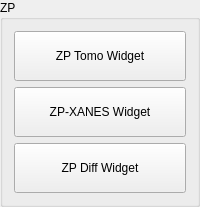
         <widget class="QGroupBox" name="groupBox">
          <property name="sizePolicy">
           <sizepolicy hsizetype="Preferred" vsizetype="Fixed">
            <horstretch>0</horstretch>
            <verstretch>0</verstretch>
           </sizepolicy>
          </property>
          <property name="title">
           <string>ZP</string>
          </property>
          <layout class="QGridLayout" name="gridLayout_4">
           <item row="3" column="0">
            <widget class="QPushButton" name="pushButton_14">
             <property name="sizePolicy">
              <sizepolicy hsizetype="Minimum" vsizetype="Preferred">
               <horstretch>0</horstretch>
               <verstretch>0</verstretch>
              </sizepolicy>
             </property>
             <property name="text">
              <string>
ZP Diff Widget
</string>
             </property>
            </widget>
           </item>
           <item row="2" column="0">
            <widget class="QPushButton" name="pushButton_6">
             <property name="sizePolicy">
              <sizepolicy hsizetype="Minimum" vsizetype="Preferred">
               <horstretch>0</horstretch>
               <verstretch>0</verstretch>
              </sizepolicy>
             </property>
             <property name="text">
              <string>
ZP-XANES Widget
</string>
             </property>
            </widget>
           </item>
           <item row="0" column="0">
            <widget class="QPushButton" name="pushButton_5">
             <property name="sizePolicy">
              <sizepolicy hsizetype="Minimum" vsizetype="Preferred">
               <horstretch>0</horstretch>
               <verstretch>0</verstretch>
              </sizepolicy>
             </property>
             <property name="text">
              <string>
ZP Tomo Widget
</string>
             </property>
            </widget>
           </item>
          </layout>
         </widget>
